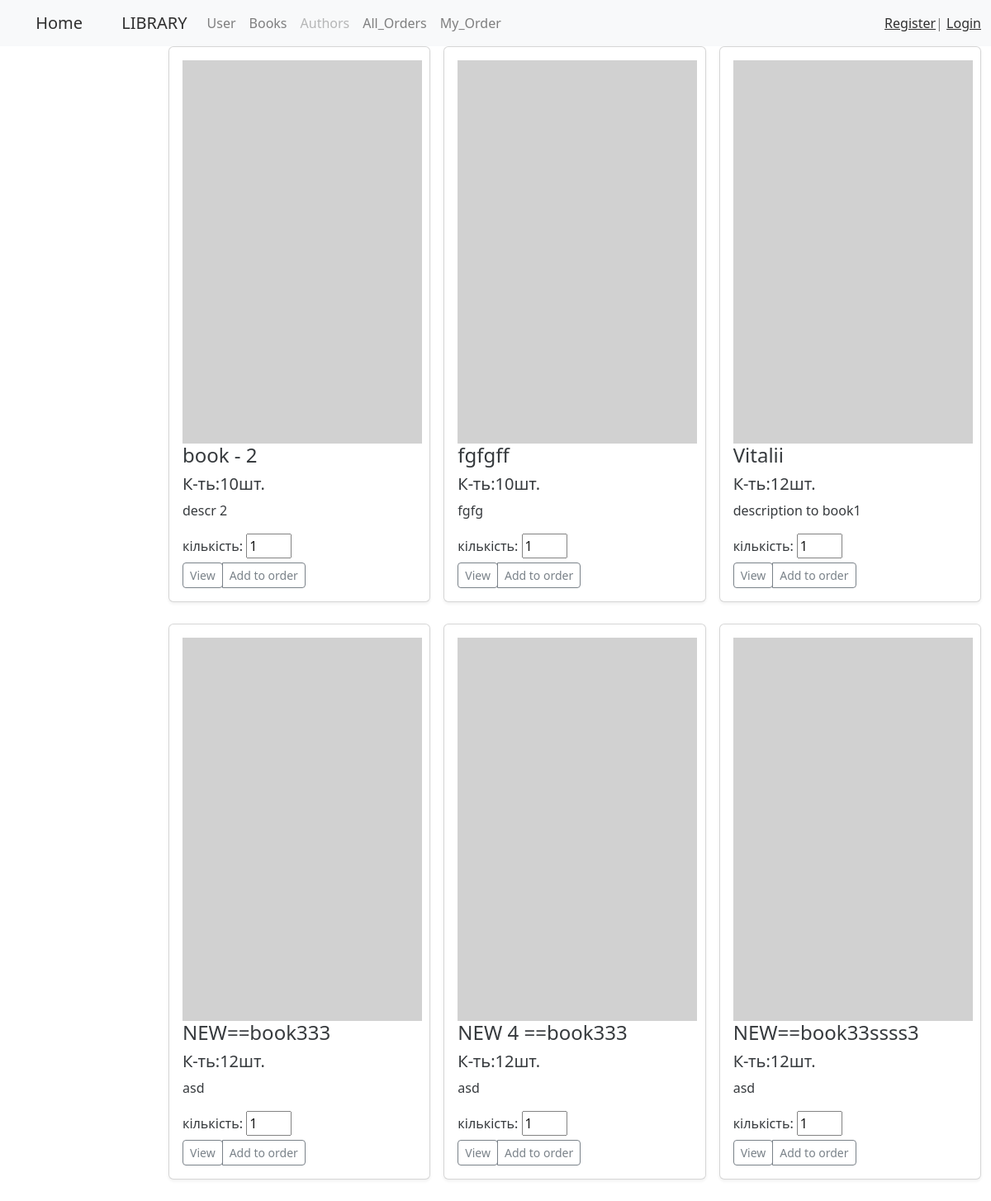
The app's page /library_main/, older data.
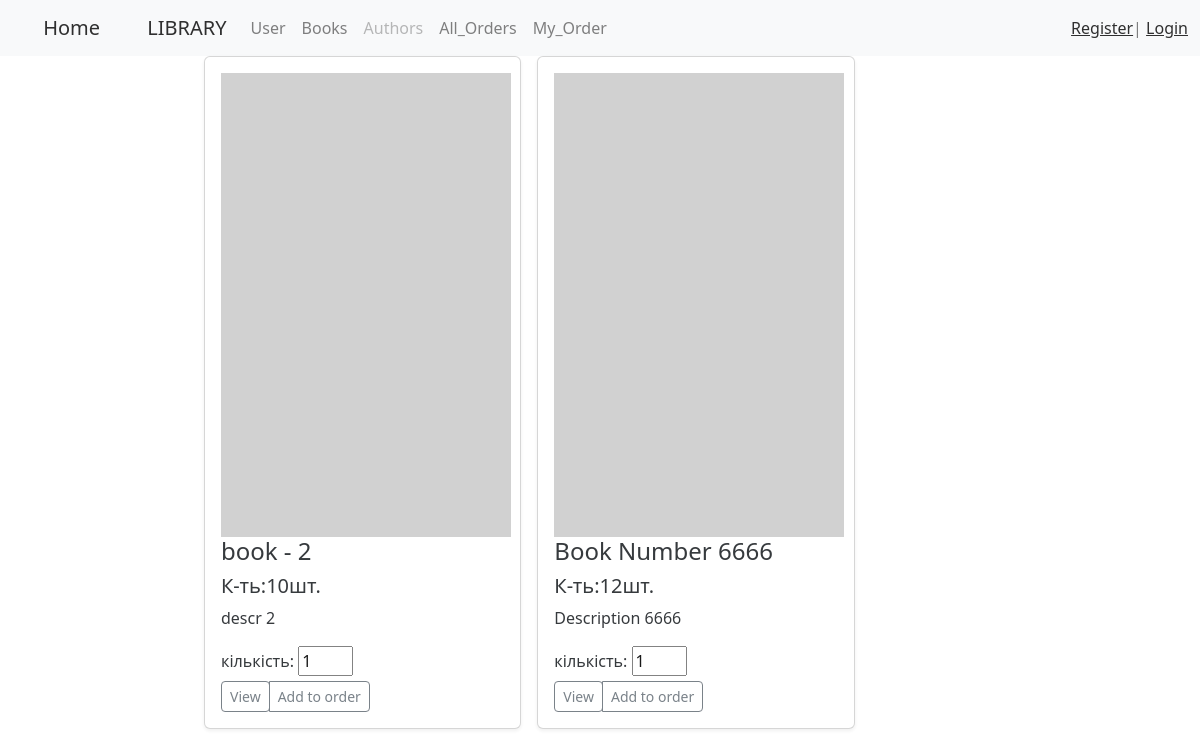
The same page, newer data.
### book/models.py (models this page shows, shortened)
class Book(models.Model):
    name = models.CharField(blank=True, max_length=128, verbose_name='Книги')
    description = models.CharField(blank=True, max_length=256 , verbose_name='Опис')
    count = models.IntegerField(default=10, verbose_name='Кількість')
    id = models.AutoField(primary_key=True)
    authors = models.ManyToManyField(Author, blank=True, verbose_name='Автор')
    class Meta:         # for admin.menu
        verbose_name= 'Книга'
        verbose_name_plural = 'Книги'
    @staticmethod
    def get_all():
        return list(Book.objects.all())

### library/views.py (the view)
# urls.py: path('library_main/', HomeLists.as_view(), name='list_books_main'),
class HomeLists(ListView):
    model = Book
    template_name = 'main_list_books.html'
    def get_queryset(self):
        return Book.get_all() # .filter( ...)

### library/main_list_books.html (shortened to what this page needs)
{% extends 'base.html' %}
{% block content %}
    <div class="container">
        <div class="row row-cols-1 row-cols-sm-2 row-cols-md-3 g-3">
            {% for book in object_list %}
                <div class="col" style="margin-bottom: 10px">
                    <div class="card shadow-sm">
                        <div class="card-body">
                            <div class="media">
                                <div class="fill">
                                     <img src="https://picsum.photos/200/320?random=1"
                                             title="default_photo"
                                             alt="фото заглушка"
                                             width="290" class="float-left mr-3">
                                </div>
                            </div>
                            <h4 class="card-text">{{ book.name }}</h4>
                            <h5>К-ть:{{ book.count }}шт.</h5>
                            <p class="card-text">{{ book.description |safe|truncatewords:20 }}</p>
                            <form method="post" action="#">
                                <label class="form-label" for="id_quantity">кількість:</label>
                                <input style="width: 55px" type="number" name="quantity" value="1" min="1" required
                                       id="id_quantity">
                                <div class="d-flex justify-content-between align-items-center">
                                    <div class="btn-group">
                                        <a href="{% url 'book_detail_url' book.pk %}">
                                            <button type="button" class="btn btn-sm btn-outline-secondary">View</button>
                                        </a>
                                        <button type="submit" class="btn btn-sm btn-outline-secondary">Add to order
                                        </button>
                                    </div>
                                </div>
                            </form>
                        </div>
                    </div>
                </div>
            {% endfor %}
        </div>
    </div>
{% endblock %}

### library/base.html (shortened to what this page needs)
<!DOCTYPE html>
<html lang="en">
<head>
    <link href="https://cdn.jsdelivr.net/npm/bootstrap@5.2.0/dist/css/bootstrap.min.css" rel="stylesheet"
>
</head>
<body>
<nav class="navbar navbar-expand-lg bg-light">
    <div class="container-fluid">
        <a class="navbar-brand" href="{% url 'home' %}">&#160;&nbsp;&nbsp; &#160; Home</a>
        <a class="navbar-brand" href="{% url 'list_books_main' %}">&#160;&nbsp;&nbsp; &#160; LIBRARY</a>
        <div class="collapse navbar-collapse" id="navbarNavAltMarkup">
            <div class="navbar-nav">
                <a class="nav-link" href="{% url 'list_users' %}">User</a>
                <a class="nav-link" href="{% url 'list_books' %}">Books</a>
                {% if request.user.is_authenticated %}
                <a class="nav-link" href="{% url 'list_author' %}">Authors</a>
                {% else %}
                <a class="nav-link disabled" href="#">Authors</a>
                {% endif %}
                <a class="nav-link" href="{% url 'list_orders' %}">All_Orders</a>
                <a class="nav-link" href="{% url 'my_orders' %}">My_Order</a>
            </div>
        </div>
        <span class="navbar-text" align="right">
            {% if request.user.is_authenticated %}
                Hi, {{ user.username }}  {{ user.first_name }} | <a href="{% url 'logout_url' %}">LogOut</a>
            {% else %}
                <a href="{%url 'register_url'%}">Register</a>|
                <a href="{%url 'login_url'%}">Login</a>
            {% endif %}
        </span>
    </div>
</nav>
<div class="row">
    <div class="list-group col-md-2">
    </div>
    <div class="list-group col-md-10">
        {% block content %} {% endblock %}
    </div>
</div>
</body>
</html>

### library/base.html (style rules this page uses)
span { text-align: right; }
body { background-image: url('https://thumbs.dreamstime.com/z/open-book-hardback-books-wooden-table-education-background-back-to-school-copy-space-text-75367702.jpg'); background-repeat: no-repeat; background-attachment: fixed; background-size: 100% 100%; opacity: 0.9; }

Row changes from the older to the newer data that the page shows:
removed Book: name "fgfgff", count "10", description "fgfg"
removed Book: name "Vitalii", count "12", description "description to book1"
removed Book: name "NEW 4 ==book333", count "12", description "asd"
removed Book: name "NEW==book33ssss3", count "12", description "asd"
changed Book: name "NEW==book333" → "Book Number 6666"; description "asd" → "Description 6666"
